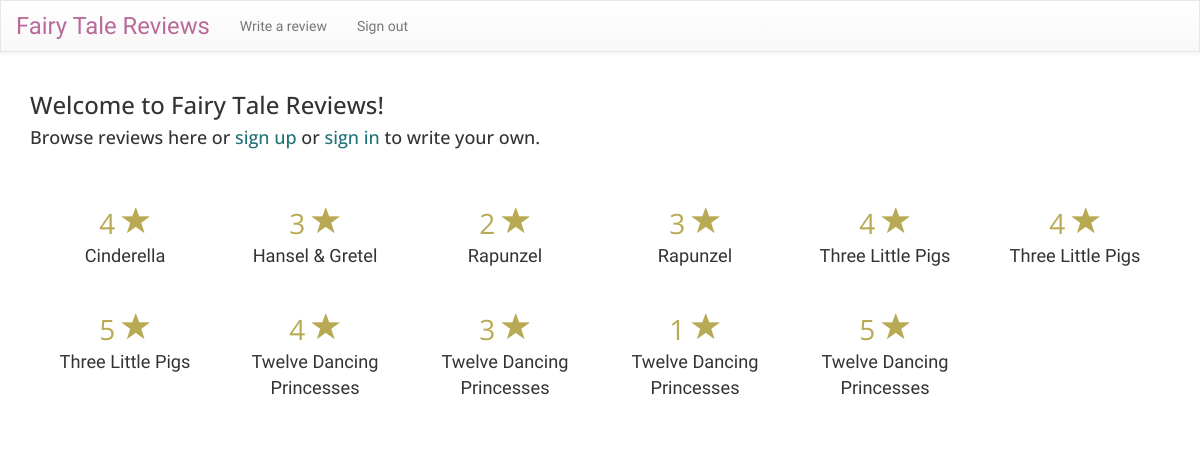
/ (signed in), run on the app's committed database.
### reviews/models.py (models this page shows, shortened)
class Review(models.Model):
	author = models.ForeignKey('auth.User')
	TITLE_CHOICES = (
		('cinderella', 'Cinderella'),
		('hansel_gretel', 'Hansel & Gretel'),
		('rapunzel', 'Rapunzel'),
		('snow_white', 'Snow White and the Seven Dwarfs'),
		('three_pigs', 'Three Little Pigs'),
		('twelve_princesses', 'Twelve Dancing Princesses')
		)
	story = models.CharField(max_length=100, choices=TITLE_CHOICES)
	text = models.TextField()
	stars_overall = models.IntegerField()
	stars_story = models.IntegerField()
	stars_characters = models.IntegerField()
	stars_relevance = models.IntegerField()
	review_date = models.DateTimeField(blank=True, null=True)

### reviews/views.py (the view)
# urls.py: url(r'^$', views.all_reviews, name='all_reviews'),
def all_reviews(request):
	reviews = Review.objects.filter(review_date__lte=timezone.now()).order_by('review_date')
	return render(request, 'reviews/all_reviews.html', {'reviews': reviews})

### reviews/templates/reviews/all_reviews.html (shortened to what this page needs)
{% extends 'base.html' %}
{% block content %}
<p><h3>Welcome to Fairy Tale Reviews!</h3>
<h4>Browse reviews here or <a href="{% url 'registration_register' %}">sign up</a> or <a href="{% url 'auth_login' %}">sign in</a> to write your own.</h4><br /></p>
<div class="posted-review" align="center">
<p>
		{% for review in reviews|dictsort:"story" %}
		<div class="col-md-2">
			<span class="stars">{{ review.stars_overall }}
			<span class="glyphicon glyphicon-star"></span></span>
			<br />
			<span class="title">{{ review.get_story_display }}</span>
		</div>
		{% endfor %}
</div>
{% endblock %}

### reviews/static/styles/style.css (style rules this page uses)
body { font-family: 'Open Sans', sans-serif; }
a { color: #1F7278; }
.title { font-family: 'Love Ya Like A Sister', serif; font-size: 1.3em; }
.stars { color: #B8AA54; font-size: 2em; }
.posted-review .col-md-2 { padding-top: 15px; padding-bottom: 25px; }

### data on the page
Review: stars_overall "4", story "Cinderella"
Review: stars_overall "3", story "Hansel & Gretel"
Review: stars_overall "2", story "Rapunzel"
Review: stars_overall "3", story "Rapunzel"
Review: stars_overall "4", story "Three Little Pigs"
Review: stars_overall "4", story "Three Little Pigs"
Review: stars_overall "5", story "Three Little Pigs"
Review: stars_overall "4", story "Twelve Dancing Princesses"
Review: stars_overall "3", story "Twelve Dancing Princesses"
Review: stars_overall "1", story "Twelve Dancing Princesses"
Review: stars_overall "5", story "Twelve Dancing Princesses"
